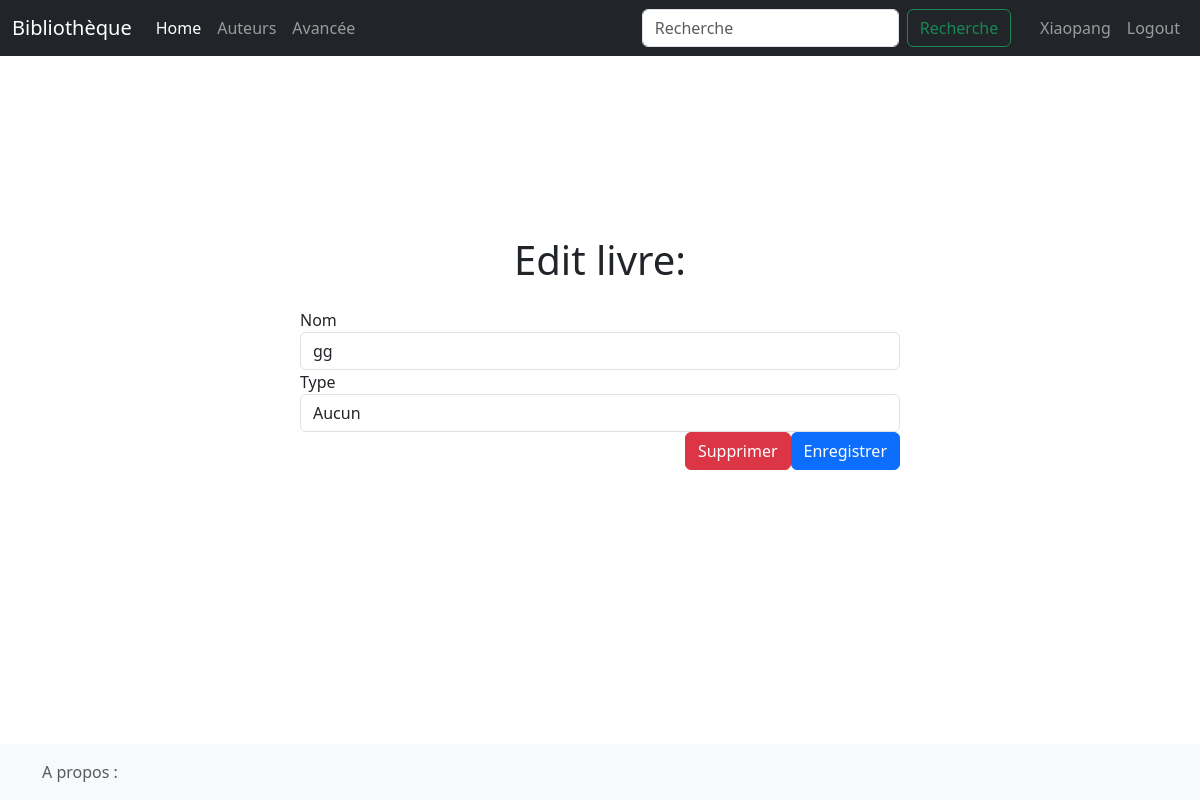
Page /edit-book/2 (signed in) on the committed database.
### SiteWeb/models.py (models this page shows, shortened)
class User(db.Model, UserMixin):
    username = db.Column(db.String(50), primary_key=True)
    password = db.Column(db.String(64))
    favorites = db.relationship('Book', secondary='favorites', backref='favorited_by')

class Book(db.Model):
    id = db.Column(db.Integer, primary_key=True)
    price = db.Column(db.Float)
    url = db.Column(db.String(200))
    img = db.Column(db.String(200))
    title = db.Column(db.String(100))
    author_id = db.Column(db.Integer, db.ForeignKey("author.id"))
    genre_id = db.Column(db.String(100), db.ForeignKey("genre.name"), default="Aucun")
    author = db.relationship("Author", backref=db.backref("books", lazy="dynamic"))
    genre = db.relationship("Genre", backref=db.backref("books", lazy="dynamic"))

### SiteWeb/views.py (the view)
@app.route("/edit-book/<int:id>")
def edit_book(id):
    a = get_book(id)
    f = BookForm(id=a.id, title=a.title, genre = a.genre)
    return render_template(
        "edit-book.html",
        book=a, form = f)

### SiteWeb/views.py
class BookForm(FlaskForm):
    id = HiddenField('id')
    title = StringField('Nom', validators=[DataRequired()])
    genre = StringField('Type', validators=[DataRequired()])

### SiteWeb/models.py (called while the page is built)
@login_manager.user_loader
def load_user(username):
    return User.query.get(username)

def get_book(id : int) -> Book:
    return Book.query.get(id)  # Utilisez .get() pour obtenir le livre par son ID

    def __repr__ (self ):
        return self.name

### SiteWeb/templates/edit-book.html (shortened to what this page needs)
{% extends "base.html" %}
{% block content %}
<div class="container mt-5">
    <h1 class="text-center mb-4">Edit livre: </h1>
    <form role="form" method="POST" action="{{ url_for('save_book') }}" class="mx-auto" style="max-width: 600px;">
        <div class="form-group {% if form.title.errors %} has-error {% endif %}">
            {{ form.title.label }}
            {{ form.title(size=50, class_="form-control") }}
        </div>
        <div class="form-group {% if form.genre.errors %} has-error {% endif %}">
            {{ form.genre.label }}
            {{ form.genre(size=50, class_="form-control") }}
        </div>
        <div class="d-flex justify-content-end">
            <button class="btn btn-danger mr-2" name="value" value="Supprimer" type="submit">Supprimer</button>
            <button class="btn btn-primary" name="value" value="Enregistrer" type="submit">Enregistrer</button>
        </div>
    </form>
</div>
{% endblock %}

### SiteWeb/templates/base.html (shortened to what this page needs)
<!doctype html>
<html lang="fr">
  <head>
    {% block head %}
    <link rel="stylesheet" href="{{url_for('static', filename='home.css')}}">
    {% block styles %}
    {{ bootstrap.load_css() }}
    {% endblock %}
    {% endblock %}
  </head>
  <body>
    <header>
      <nav class="navbar navbar-expand-md navbar-dark fixed-top bg-dark">
        <div class="container-fluid">
          <a class="navbar-brand" href="{{ url_for('favorites') }}">Bibliothèque</a>
          <div class="collapse navbar-collapse" id="navbarCollapse">
            <ul class="navbar-nav me-auto mb-2 mb-md-0">
              <li class="nav-item">
                <a class="nav-link active" aria-current="page" href="/">Home</a>
              </li>
              <li class="nav-item">
                <a class="nav-link" href="/authors">Auteurs</a>
              </li>
              <li class="nav-item">
                <a class="nav-link" href="/advanced-search">Avancée</a>
              </li>
            </ul>
            <form class="d-flex" role="search" action="/search" method="get">
              <input class="form-control me-2" type="search" name="query" placeholder="Recherche" aria-label="Search">
              <button class="btn btn-outline-success" type="submit">Recherche</button>
            </form>
            <ul id="userlog" class="navbar-nav navbar-right">
              {% if current_user.is_authenticated %}
                <li class="nav-item">
                  <a class="nav-link">{{ current_user.username }}</a>
                </li>
                <li class="nav-item">
                  <a class="nav-link" href="/logout/">Logout</a>
                </li>
              {% endif %}
            </ul>
          </div>
        </div>
      </nav>
    </header>
    <main class="flex-shrink-0">
      <div class="container">
        {% block content %}
        {% endblock %}
      </div>
    </main>
    <footer class="footer mt-auto py-3 bg-light">
      <div class="container">
        <span class="text-muted">A propos : </span>
      </div>
    </footer>
  </body>
</html>

### SiteWeb/static/home.css (style rules this page uses)
h1 { color: rgb(0, 0, 0); }
main { padding-top: 8em; padding-bottom: 8em; }
footer { position: fixed; bottom: 0; width: 100%; }
main > .container { padding: 60px 15px 0; }
#userlog { color: #3498db; margin-left: 2%; }

### rows in the picture
User: username "Xiaopang"
Book: title "gg", genre "Aucun"
